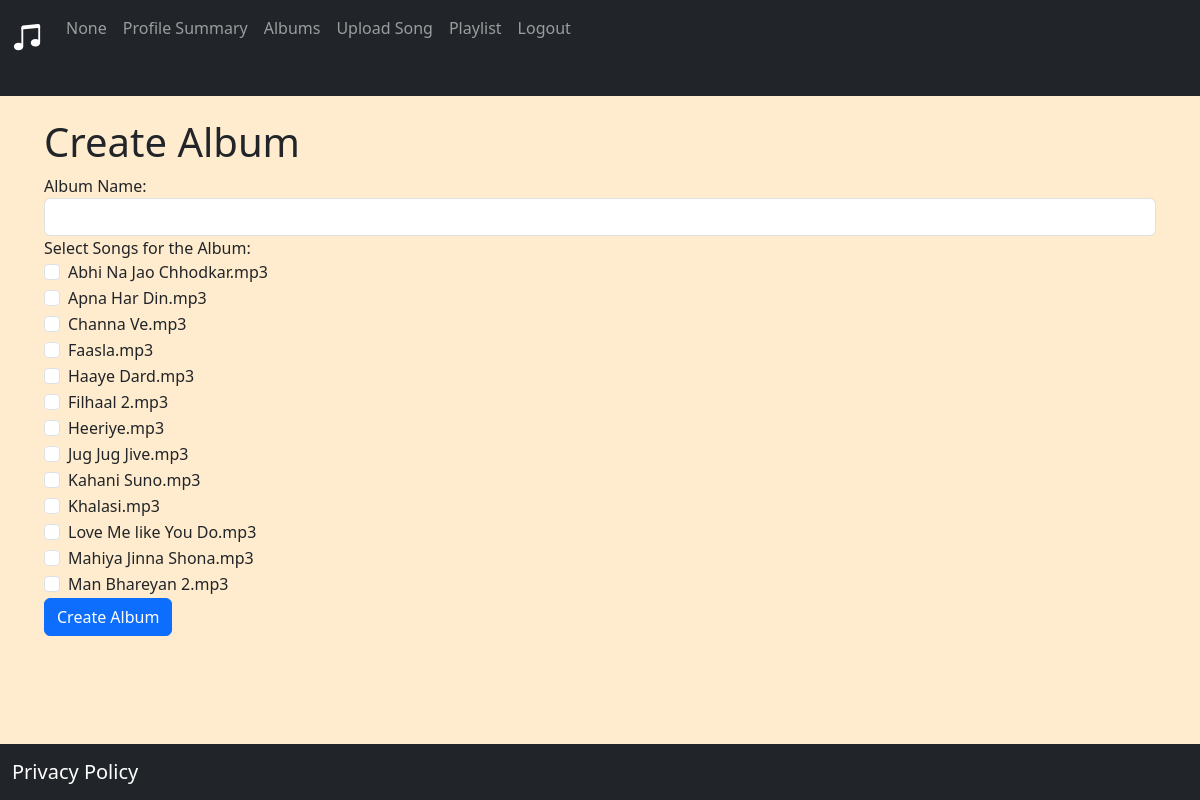
Page /create_album on the committed database.
### website/models.py (models this page shows)
class Song(db.Model):
    id = db.Column(db.Integer, primary_key = True)
    name = db.Column(db.String(150))
    lyrics = db.Column(db.String(5000))
    duration = db.Column(db.String(150))
    singer = db.Column(db.String(150))
    genre = db.Column(db.String(150))
    created_at = db.Column(db.DateTime(), default = func.now())
    ratings = db.Column(db.Float, default=0.0)
    num_ratings = db.Column(db.Integer, default=0)
    user_id = db.Column(db.Integer, db.ForeignKey('user.id'))
    albums = db.relationship('Album', secondary= album_song_association, back_populates='album_songs')
    playlists = db.relationship('Playlist', secondary= playlist_song_association, back_populates='songs')

### website/album.py (the view, shortened to what this page needs)
@album.route('/create_album', methods = ['GET', 'POST'])
def create_album():
    user_name = session.get('user_name')
    user_id = session.get('user')
    songs = Song.query.all()
    return render_template('create_album.html',  user_name=user_name, songs= songs)

### website/templates/create_album.html (shortened to what this page needs)
{% extends "base.html" %}
{% block content %}
<div class="container">
    <h1>Create Album</h1>
    <form method="post" action="{{ url_for('album.create_album') }}">
        <div class="form-group">
            <label for="album_name">Album Name:</label>
            <input type="text" class="form-control" id="album_name" name="album_name" required>
        </div>
        <div class="form-group">
            <label for="selected_songs">Select Songs for the Album:</label>
            {% for song in songs %}
            <div class="form-check">
                <input type="checkbox" class="form-check-input" id="song{{ song.id }}" name="selected_songs" value="{{ song.id }}">
                <label class="form-check-label" for="song{{ song.id }}">{{ song.name }}</label>
            </div>
            {% endfor %}
        </div>
        <button type="submit" class="btn btn-primary">Create Album</button>
    </form>
</div>
{% endblock %}

### rows in the picture
Song: name "Abhi Na Jao Chhodkar.mp3"
Song: name "Apna Har Din.mp3"
Song: name "Channa Ve.mp3"
Song: name "Faasla.mp3"
Song: name "Haaye Dard.mp3"
Song: name "Filhaal 2.mp3"
Song: name "Heeriye.mp3"
Song: name "Jug Jug Jive.mp3"
Song: name "Kahani Suno.mp3"
Song: name "Khalasi.mp3"
Song: name "Love Me like You Do.mp3"
Song: name "Mahiya Jinna Shona.mp3"
Song: name "Man Bhareyan 2.mp3"

### other values in the picture
{{ user_name }} "None"
